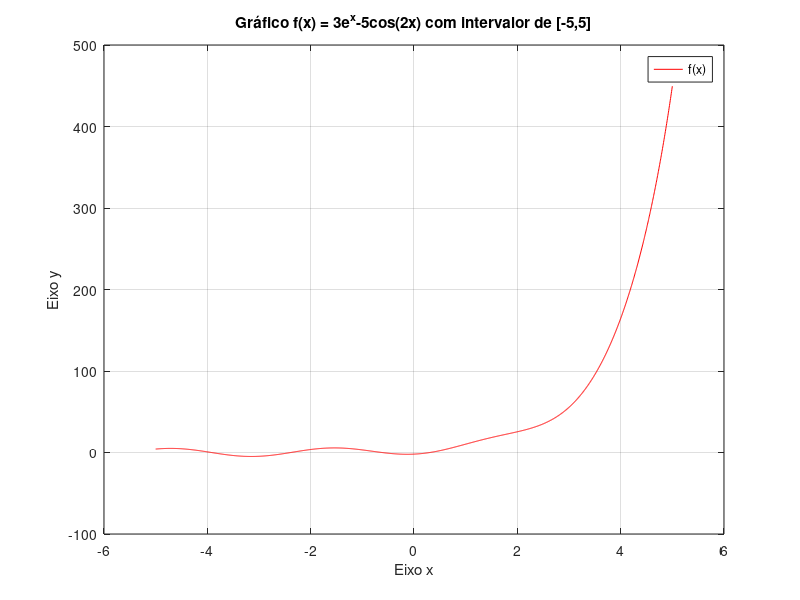

Write the MATLAB code that produced this figure.
%Aluna: Beatriz Emiliano Maciel de Sousa 
%Matricula: 120111097

%Questão 1.a

x = -5:0.005:5
y = 3.*e.^(x)-5.*cos(2*x); %Função f(x) = 3e^x-5cos(2x)
plot(x,y, 'r-'); %Plot do gráfico, com o traço continuo na cor vermelha
title('Gráfico f(x) = 3e^x-5cos(2x) com intervalor de [-5,5]'); %Titulo 
xlabel('Eixo x'); %label 
ylabel('Eixo y');
legend('f(x)');
grid on;